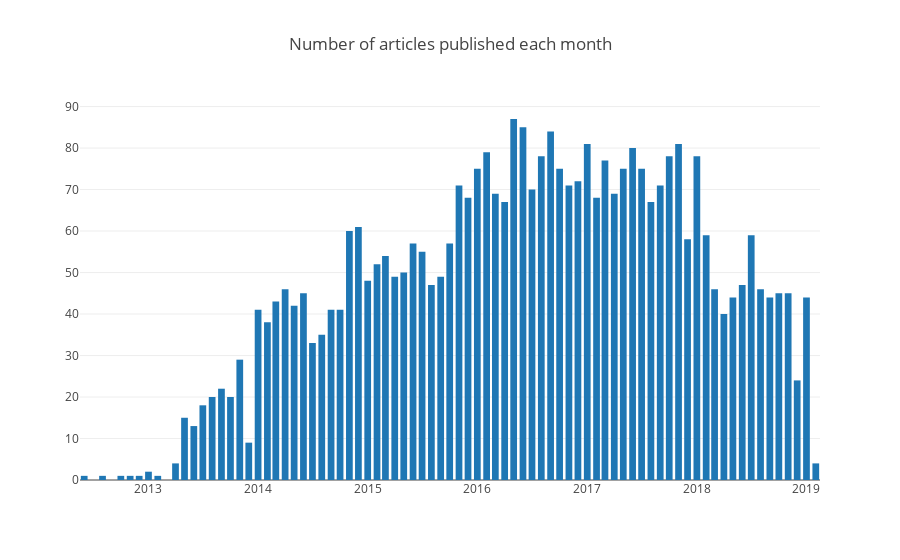

The notebook cell this image was saved under:
### Code cell
plotData = dDocs.groupby("published_period")
plotData = plotData.count().reset_index()

p = [go.Bar(x=plotData["published_period"], y=plotData["published"])]
l = go.Layout(title = "Number of articles published each month")
plotly.offline.iplot({"data": p, "layout":l})

### Figure 1 — Plotly figure (JSON) as saved in the notebook; plotly's stock layout.template omitted (floating-point values rounded to 4 significant figures)
{"data": [{"type": "bar", "uid": "cdaaa331-f146-4632-8bc5-b6e98b04c0ef", "x": ["2012-06", "2012-08", "2012-10", "2012-11", "2012-12", "2013-01", "2013-02", "2013-04", "2013-05", "2013-06", "2013-07", "2013-08", "2013-09", "2013-10", "2013-11", "2013-12", "2014-01", "2014-02", "2014-03", "2014-04", "2014-05", "2014-06", "2014-07", "2014-08", "2014-09", "2014-10", "2014-11", "2014-12", "2015-01", "2015-02", "2015-03", "2015-04", "2015-05", "2015-06", "2015-07", "2015-08", "2015-09", "2015-10", "2015-11", "2015-12", "2016-01", "2016-02", "2016-03", "2016-04", "2016-05", "2016-06", "2016-07", "2016-08", "2016-09", "2016-10", "2016-11", "2016-12", "2017-01", "2017-02", "2017-03", "2017-04", "2017-05", "2017-06", "2017-07", "2017-08", "2017-09", "2017-10", "2017-11", "2017-12", "2018-01", "2018-02", "2018-03", "2018-04", "2018-05", "2018-06", "2018-07", "2018-08", "2018-09", "2018-10", "2018-11", "2018-12", "2019-01", "2019-02"], "y": [1, 1, 1, 1, 1, 2, 1, 4, 15, 13, 18, 20, 22, 20, 29, 9, 41, 38, 43, 46, 42, 45, 33, 35, 41, 41, 60, 61, 48, 52, 54, 49, 50, 57, 55, 47, 49, 57, 71, 68, 75, 79, 69, 67, 87, 85, 70, 78, 84, 75, 71, 72, 81, 68, 77, 69, 75, 80, 75, 67, 71, 78, 81, 58, 78, 59, 46, 40, 44, 47, 59, 46, 44, 45, 45, 24, 44, 4]}], "layout": {"autosize": true, "title": {"text": "Number of articles published each month"}, "xaxis": {"autorange": true, "range": ["2012-05-18", "2019-02-15"], "type": "date"}, "yaxis": {"autorange": true, "range": [0, 91.58], "type": "linear"}}}
